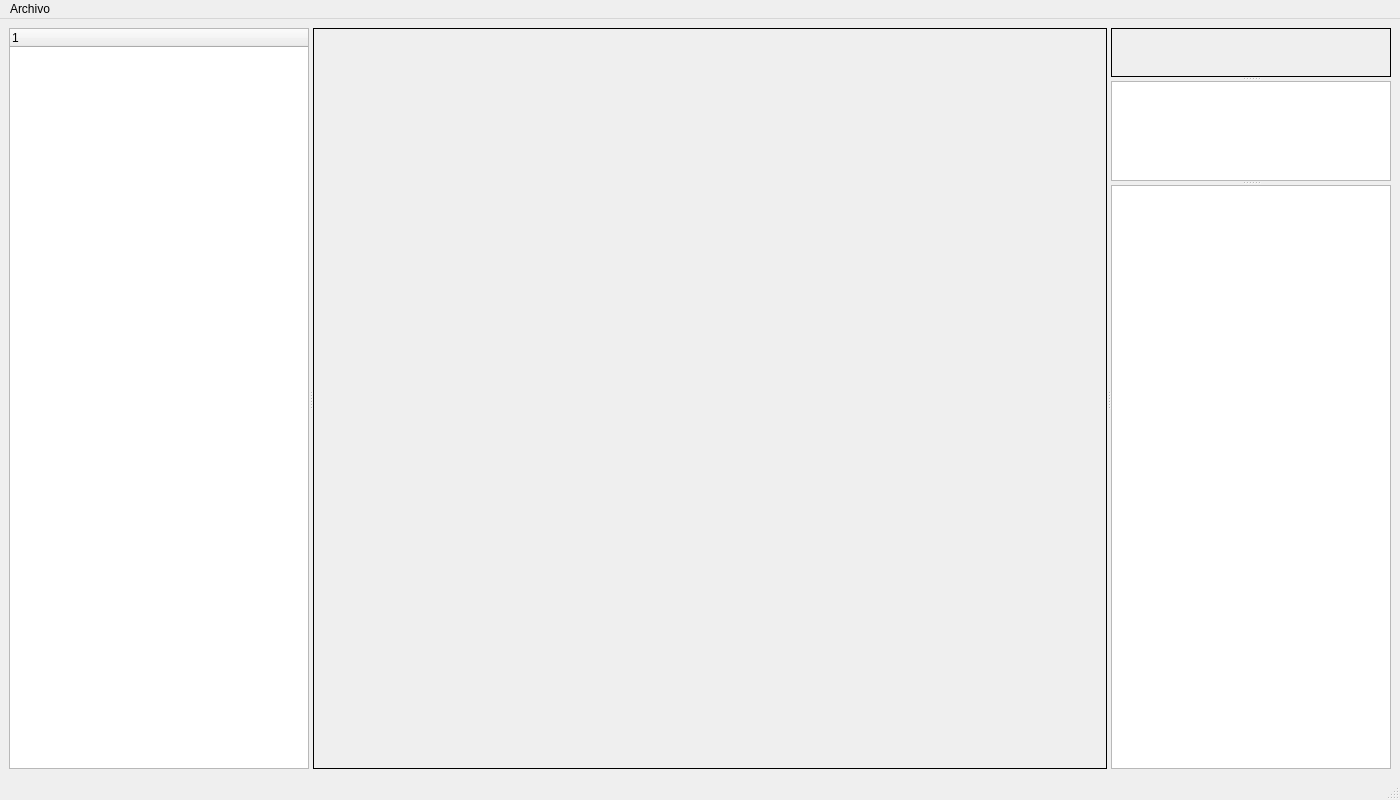
<?xml version="1.0" encoding="UTF-8"?>
<ui version="4.0">
 <class>MainWindow</class>
 <widget class="QMainWindow" name="MainWindow">
  <property name="geometry">
   <rect>
    <x>0</x>
    <y>0</y>
    <width>1400</width>
    <height>800</height>
   </rect>
  </property>
  <property name="sizePolicy">
   <sizepolicy hsizetype="Preferred" vsizetype="Preferred">
    <horstretch>0</horstretch>
    <verstretch>0</verstretch>
   </sizepolicy>
  </property>
  <property name="windowTitle">
   <string>ADECUA</string>
  </property>
  <widget class="QWidget" name="centralwidget">
   <layout class="QHBoxLayout" name="horizontalLayout">
    <item>
     <widget class="QSplitter" name="splitter_2">
      <property name="orientation">
       <enum>Qt::Horizontal</enum>
      </property>
      <widget class="QTreeWidget" name="tree_widget">
       <property name="maximumSize">
        <size>
         <width>300</width>
         <height>16777215</height>
        </size>
       </property>
       <property name="editTriggers">
        <set>QAbstractItemView::DoubleClicked|QAbstractItemView::EditKeyPressed|QAbstractItemView::SelectedClicked</set>
       </property>
       <property name="uniformRowHeights">
        <bool>true</bool>
       </property>
       <property name="animated">
        <bool>false</bool>
       </property>
       <column>
        <property name="text">
         <string notr="true">1</string>
        </property>
       </column>
      </widget>
      <widget class="QLabel" name="flat_pic">
       <property name="sizePolicy">
        <sizepolicy hsizetype="Expanding" vsizetype="Expanding">
         <horstretch>0</horstretch>
         <verstretch>0</verstretch>
        </sizepolicy>
       </property>
       <property name="maximumSize">
        <size>
         <width>16777215</width>
         <height>16777215</height>
        </size>
       </property>
       <property name="layoutDirection">
        <enum>Qt::LeftToRight</enum>
       </property>
       <property name="frameShape">
        <enum>QFrame::Box</enum>
       </property>
       <property name="text">
        <string/>
       </property>
       <property name="scaledContents">
        <bool>true</bool>
       </property>
       <property name="alignment">
        <set>Qt::AlignCenter</set>
       </property>
      </widget>
      <widget class="QSplitter" name="splitter">
       <property name="orientation">
        <enum>Qt::Vertical</enum>
       </property>
       <widget class="QLabel" name="tb_room">
        <property name="sizePolicy">
         <sizepolicy hsizetype="Expanding" vsizetype="Expanding">
          <horstretch>0</horstretch>
          <verstretch>0</verstretch>
         </sizepolicy>
        </property>
        <property name="maximumSize">
         <size>
          <width>280</width>
          <height>100</height>
         </size>
        </property>
        <property name="frameShape">
         <enum>QFrame::Box</enum>
        </property>
        <property name="text">
         <string/>
        </property>
       </widget>
       <widget class="QListWidget" name="lb_room">
        <property name="maximumSize">
         <size>
          <width>280</width>
          <height>100</height>
         </size>
        </property>
        <property name="editTriggers">
         <set>QAbstractItemView::DoubleClicked|QAbstractItemView::EditKeyPressed|QAbstractItemView::SelectedClicked</set>
        </property>
        <property name="resizeMode">
         <enum>QListView::Adjust</enum>
        </property>
        <property name="itemAlignment">
         <set>Qt::AlignLeading</set>
        </property>
        <property name="sortingEnabled">
         <bool>true</bool>
        </property>
       </widget>
       <widget class="QListWidget" name="lb_roomplace">
        <property name="maximumSize">
         <size>
          <width>280</width>
          <height>16777215</height>
         </size>
        </property>
        <property name="editTriggers">
         <set>QAbstractItemView::DoubleClicked|QAbstractItemView::EditKeyPressed|QAbstractItemView::SelectedClicked</set>
        </property>
        <property name="resizeMode">
         <enum>QListView::Adjust</enum>
        </property>
        <property name="itemAlignment">
         <set>Qt::AlignLeading</set>
        </property>
        <property name="sortingEnabled">
         <bool>true</bool>
        </property>
       </widget>
      </widget>
     </widget>
    </item>
   </layout>
  </widget>
  <widget class="QMenuBar" name="menubar">
   <property name="geometry">
    <rect>
     <x>0</x>
     <y>0</y>
     <width>1400</width>
     <height>21</height>
    </rect>
   </property>
   <widget class="QMenu" name="menuFile">
    <property name="title">
     <string>Archivo</string>
    </property>
    <addaction name="file_open"/>
    <addaction name="separator"/>
    <addaction name="file_quit"/>
   </widget>
   <addaction name="menuFile"/>
  </widget>
  <widget class="QStatusBar" name="statusbar"/>
  <action name="file_open">
   <property name="text">
    <string>Abrir</string>
   </property>
  </action>
  <action name="file_quit">
   <property name="text">
    <string>Salir</string>
   </property>
  </action>
 </widget>
 <resources/>
 <connections/>
</ui>
